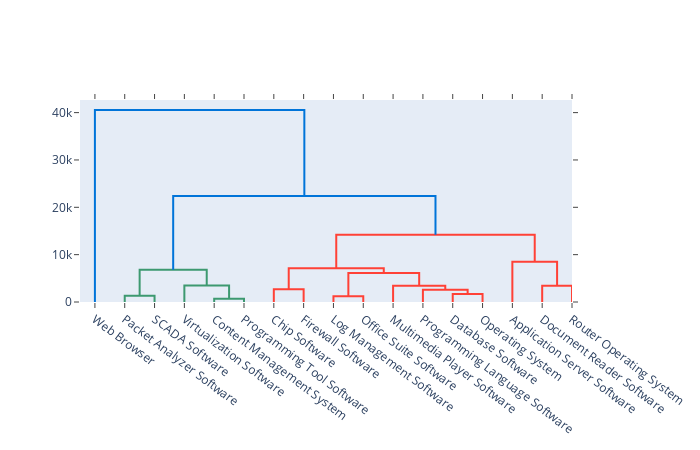

The notebook cell this image was saved under:
### Code cell
# Creating the dendrogram output

fig = ff.create_dendrogram(datah, labels=labelsh, color_threshold=20000)
fig.update_layout(xaxis_tickangle=37)
fig.show()

### Figure 1 — Plotly figure (JSON) as saved in the notebook; plotly's stock layout.template omitted (floating-point values rounded to 4 significant figures)
{"data": [{"hoverinfo": "text", "marker": {"color": "rgb(61,153,112)"}, "mode": "lines", "type": "scatter", "x": [15, 15, 25, 25], "xaxis": "x", "y": [0, 1324.0, 1324.0, 0], "yaxis": "y"}, {"hoverinfo": "text", "marker": {"color": "rgb(61,153,112)"}, "mode": "lines", "type": "scatter", "x": [45, 45, 55, 55], "xaxis": "x", "y": [0, 677.8, 677.8, 0], "yaxis": "y"}, {"hoverinfo": "text", "marker": {"color": "rgb(61,153,112)"}, "mode": "lines", "type": "scatter", "x": [35, 35, 50, 50], "xaxis": "x", "y": [0, 3466.0, 3466.0, 677.8], "yaxis": "y"}, {"hoverinfo": "text", "marker": {"color": "rgb(61,153,112)"}, "mode": "lines", "type": "scatter", "x": [20, 20, 42.5, 42.5], "xaxis": "x", "y": [1324.0, 6829.0, 6829.0, 3466.0], "yaxis": "y"}, {"hoverinfo": "text", "marker": {"color": "rgb(255,65,54)"}, "mode": "lines", "type": "scatter", "x": [65, 65, 75, 75], "xaxis": "x", "y": [0, 2689.0, 2689.0, 0], "yaxis": "y"}, {"hoverinfo": "text", "marker": {"color": "rgb(255,65,54)"}, "mode": "lines", "type": "scatter", "x": [85, 85, 95, 95], "xaxis": "x", "y": [0, 1240.0, 1240.0, 0], "yaxis": "y"}, {"hoverinfo": "text", "marker": {"color": "rgb(255,65,54)"}, "mode": "lines", "type": "scatter", "x": [125, 125, 135, 135], "xaxis": "x", "y": [0, 1704.0, 1704.0, 0], "yaxis": "y"}, {"hoverinfo": "text", "marker": {"color": "rgb(255,65,54)"}, "mode": "lines", "type": "scatter", "x": [115, 115, 130, 130], "xaxis": "x", "y": [0, 2606.0, 2606.0, 1704.0], "yaxis": "y"}, {"hoverinfo": "text", "marker": {"color": "rgb(255,65,54)"}, "mode": "lines", "type": "scatter", "x": [105, 105, 122.5, 122.5], "xaxis": "x", "y": [0, 3407.0, 3407.0, 2606.0], "yaxis": "y"}, {"hoverinfo": "text", "marker": {"color": "rgb(255,65,54)"}, "mode": "lines", "type": "scatter", "x": [90, 90, 113.8, 113.8], "xaxis": "x", "y": [1240.0, 6148.0, 6148.0, 3407.0], "yaxis": "y"}, {"hoverinfo": "text", "marker": {"color": "rgb(255,65,54)"}, "mode": "lines", "type": "scatter", "x": [70, 70, 101.9, 101.9], "xaxis": "x", "y": [2689.0, 7129.0, 7129.0, 6148.0], "yaxis": "y"}, {"hoverinfo": "text", "marker": {"color": "rgb(255,65,54)"}, "mode": "lines", "type": "scatter", "x": [155, 155, 165, 165], "xaxis": "x", "y": [0, 3411.0, 3411.0, 0], "yaxis": "y"}, {"hoverinfo": "text", "marker": {"color": "rgb(255,65,54)"}, "mode": "lines", "type": "scatter", "x": [145, 145, 160, 160], "xaxis": "x", "y": [0, 8501.0, 8501.0, 3411.0], "yaxis": "y"}, {"hoverinfo": "text", "marker": {"color": "rgb(255,65,54)"}, "mode": "lines", "type": "scatter", "x": [85.94, 85.94, 152.5, 152.5], "xaxis": "x", "y": [7129.0, 14190.0, 14190.0, 8501.0], "yaxis": "y"}, {"hoverinfo": "text", "marker": {"color": "rgb(0,116,217)"}, "mode": "lines", "type": "scatter", "x": [31.25, 31.25, 119.2, 119.2], "xaxis": "x", "y": [6829.0, 22360.0, 22360.0, 14190.0], "yaxis": "y"}, {"hoverinfo": "text", "marker": {"color": "rgb(0,116,217)"}, "mode": "lines", "type": "scatter", "x": [5, 5, 75.23, 75.23], "xaxis": "x", "y": [0, 40530.0, 40530.0, 22360.0], "yaxis": "y"}], "layout": {"autosize": false, "height": 450, "hovermode": "closest", "showlegend": false, "width": 700, "xaxis": {"autorange": true, "mirror": "allticks", "range": [0, 165], "rangemode": "tozero", "showgrid": false, "showline": true, "showticklabels": true, "tickangle": 37, "tickmode": "array", "ticks": "outside", "ticktext": ["Web Browser", "Packet Analyzer Software", "SCADA Software", "Virtualization Software", "Content Management System", "Programming Tool Software", "Chip Software", "Firewall Software", "Log Management Software", "Office Suite Software", "Multimedia Player Software", "Programming Language Software", "Database Software", "Operating System", "Application Server Software", "Document Reader Software", "Router Operating System"], "tickvals": [5, 15, 25, 35, 45, 55, 65, 75, 85, 95, 105, 115, 125, 135, 145, 155, 165], "type": "linear", "zeroline": false}, "yaxis": {"autorange": true, "mirror": "allticks", "range": [0, 42660.0], "rangemode": "tozero", "showgrid": false, "showline": true, "showticklabels": true, "ticks": "outside", "type": "linear", "zeroline": false}}}
